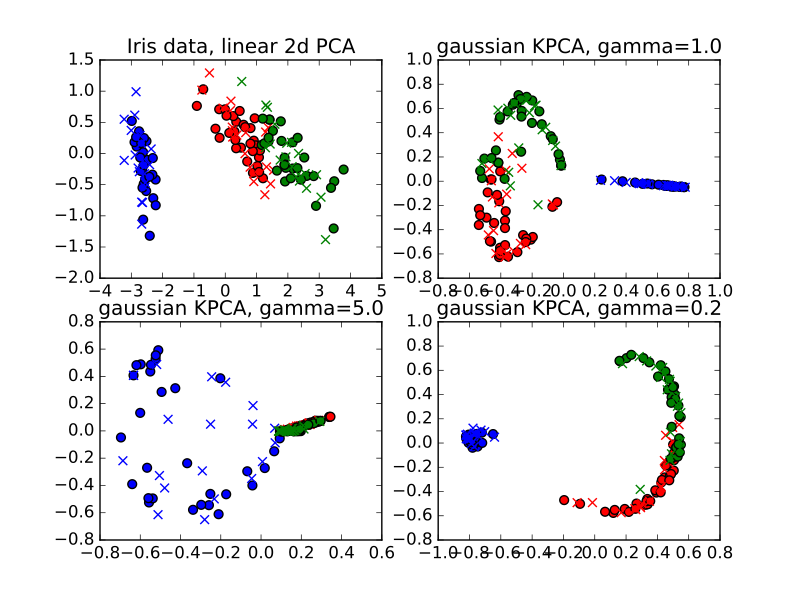

Here is the Python script that generated this plot:
#! /usr/bin/env python

import matplotlib.pyplot as plt
#from mpl_toolkits.mplot3d import Axes3D
import numpy, sklearn
numpy.random.seed(314)
from sklearn import datasets, svm
from sklearn.decomposition import PCA, KernelPCA
from sklearn.discriminant_analysis import LinearDiscriminantAnalysis as LDA

def trans2d(tobj, arr):
    arr2d = tobj.transform(arr)
    return arr2d[:,0], arr2d[:,1]

import sys, argparse
scriptnm = sys.argv[0].split(".py")[0]
pdfnm = scriptnm + ".pdf"
argparser = argparse.ArgumentParser()
argparser.add_argument("--pdf", action="store_true",
                       help="output graphs to "+pdfnm)
args = argparser.parse_args()
if args.pdf:
    from matplotlib.backends.backend_pdf import PdfPages
    pdf = PdfPages(pdfnm)

iris = datasets.load_iris()

# Setosa, Versicolor and Virginica
setosa_data = iris.data[0:50,:]
versic_data = iris.data[50:100,:]
virgin_data = iris.data[100:150,:]
numpy.random.shuffle(setosa_data)
numpy.random.shuffle(versic_data)
numpy.random.shuffle(virgin_data)
setosa_data_train = setosa_data[0:30,:]
versic_data_train = versic_data[0:30,:]
virgin_data_train = virgin_data[0:30,:]
setosa_data_test = setosa_data[30:50,:]
versic_data_test = versic_data[30:50,:]
virgin_data_test = virgin_data[30:50,:]

# plotting
c1, c2, c3 = "blue", "red", "green"
s = 40

# do PCA to visualize training data
subp = 1
plt.subplot(2, 2, subp)
pca2d = PCA(n_components=2)
pca2d.fit(numpy.concatenate((setosa_data_train, versic_data_train, virgin_data_train)))
data2d = pca2d.transform(numpy.concatenate((setosa_data_train, versic_data_train, virgin_data_train)))
plt.title("Iris data, linear 2d PCA")
plt.scatter(*(trans2d(pca2d, setosa_data_train)), c=c1, s=s, label="Setosa train")
plt.scatter(*(trans2d(pca2d, setosa_data_test)), c=c1, s=s, marker="x", label="Setosa test")
plt.scatter(*(trans2d(pca2d, versic_data_train)), c=c2, s=s, label="Versicolor train")
plt.scatter(*(trans2d(pca2d, versic_data_test)), c=c2, s=s, marker="x", label="Versicolor test")
plt.scatter(*(trans2d(pca2d, virgin_data_train)), c=c3, s=s, label="Virginica train")
plt.scatter(*(trans2d(pca2d, virgin_data_test)), c=c3, s=s, marker="x", label="Virginica test")

# and kernel PCA with gaussian kernel
for gamma in [1.0, 5.0, 0.2]:
    subp += 1
    plt.subplot(2, 2, subp)
    kpca2d = KernelPCA(kernel="rbf", gamma=gamma, fit_inverse_transform=True, n_components=2)
    kpca2d.fit(numpy.concatenate((setosa_data_train, versic_data_train, virgin_data_train)))
    data2d = kpca2d.transform(numpy.concatenate((setosa_data_train, versic_data_train, virgin_data_train)))
    plt.title("gaussian KPCA, gamma=%.1f" % gamma)
    plt.scatter(*(trans2d(kpca2d, setosa_data_train)), c=c1, s=s, label="Setosa train")
    plt.scatter(*(trans2d(kpca2d, setosa_data_test)), c=c1, s=s, marker="x", label="Setosa test")
    plt.scatter(*(trans2d(kpca2d, versic_data_train)), c=c2, s=s, label="Versicolor train")
    plt.scatter(*(trans2d(kpca2d, versic_data_test)), c=c2, s=s, marker="x", label="Versicolor test")
    plt.scatter(*(trans2d(kpca2d, virgin_data_train)), c=c3, s=s, label="Virginica train")
    plt.scatter(*(trans2d(kpca2d, virgin_data_test)), c=c3, s=s, marker="x", label="Virginica test")


if args.pdf:
    plt.draw()
    plt.savefig(pdf, format="pdf")
else:
    plt.show()
plt.gcf().clear()

if args.pdf: pdf.close()
